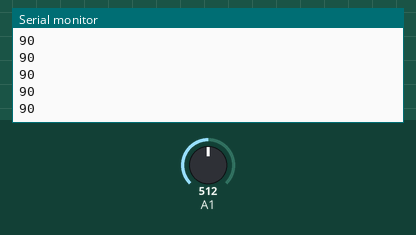
Recording of a sketch running on a simulated Arduino Uno, built with avr-gcc and run on an emulated ATmega328P. On the bench: the last lines printed to the serial monitor. The test bench sets the inputs (shaded band); at power-on: A1 = 512.

Above: at 1.2 s.
1.3 s: A1 set to 716
At 2.4 s:
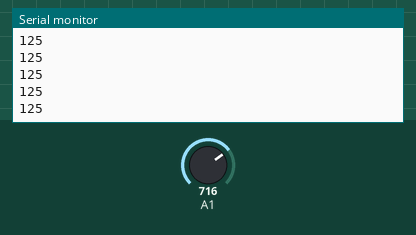
2.8 s: A1 set to 900
At 3.6 s:
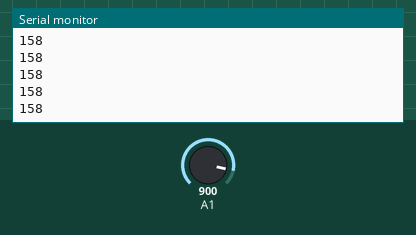
Timing chart, 0 to 5.8 s (numbered marks = the images above; inputs shaded):
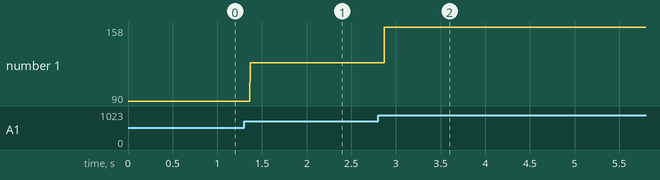

Measured:
- after the input at 1.3 s, the serial monitor: prints a new line after 0.07 s (image 1)
- after the input at 2.8 s, the serial monitor: prints a new line after 0.07 s (image 2)
- plotted number 1: 90 → 125 after the input at 1.3 s, 125 → 158 after the input at 2.8 s

The sketch:

POTENCIOMETRO_MAP.ino
```cpp
/**
 * Criado por Paçoca Tech
 *
 * Youtube: https://www.youtube.com/channel/UCW6OP5j28zFsnKxpQ2v9CsA
 * Instagram: http://instagram.com/pacocatech
 * Github: http://github.com/pacocatech
 * E-mail: pacocatech@gmail.com
 *
 *
 * Leitura básica do potenciometro e conversão de dados com função MAP
 *
 * Mais sobre a função MAP: https://www.arduino.cc/reference/pt/language/functions/math/map/
 */
void setup() {
  //iniciando o monitor serial
  Serial.begin(9600);

  //definindo que iremos utilizar a porta analógica 1 para leitura dos dados do potenciometro
  pinMode(A1, INPUT);
}

void loop() {

  //efetuamos a leitura do potenciometro adicionado na porta A1
  int valorPotenciometro = analogRead(A1);

  //efetuamos a conversão do valor recebido
  valorPotenciometro = map(valorPotenciometro, 0, 1023, 0, 180);

  //Escrevemos o valor do potenciometro no monitor serial
  Serial.println(valorPotenciometro);

}
```
